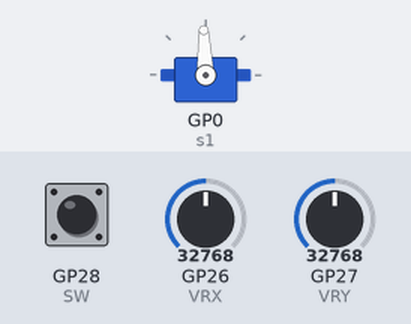
This program was run on a simulated Raspberry Pi Pico running MicroPython. Shown: servo. The test bench sets the inputs (shaded band); at power-on: GP27 (VRY) = 32768, GP26 (VRX) = 32768, GP28 (SW) HIGH (analog values on the 0–65535 scale). Servo angles are drawn from the pulse width (0.5 ms = 0°, 2.5 ms = 180°); what the program prints to the serial console is not drawn.

Above: at 1.2 s.
1.3 s: GP27 (VRY) set to 8448
2.8 s: GP27 (VRY) set to 7312
At 4.7 s:
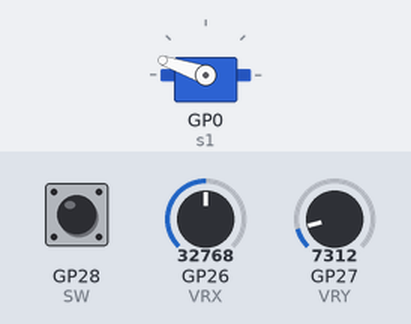
5.2 s: GP26 (VRX) set to 8544
6.7 s: GP26 (VRX) set to 7024
At 7.7 s:
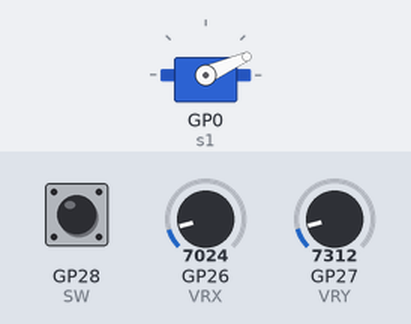
8.2 s: GP26 (VRX) set to 7864
At 8.67 s:
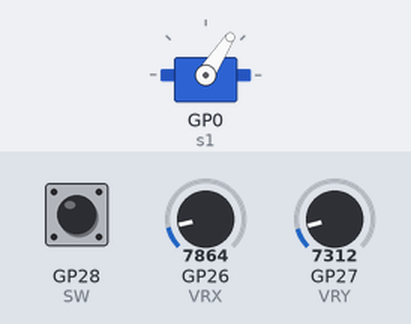
11.2 s: GP26 (VRX) set to 6845
At 12.1 s:
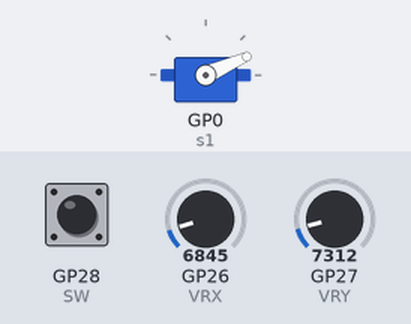
Timing chart, 0 to 13.7 s (numbered marks = the images above; inputs shaded):
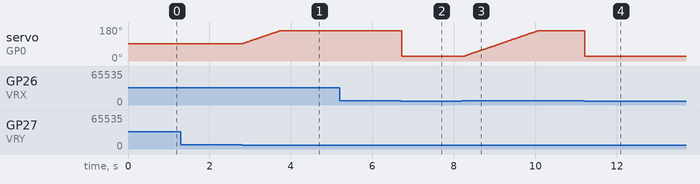

The program:

main.py
```python
from machine import Pin,ADC
from time import sleep
from servo import Servo

s1 = Servo(0)
#joystick
VRX = ADC(Pin(26))
VRY = ADC(Pin(27))
SW = Pin(28,Pin.IN, Pin.PULL_UP)
def Map(x, in_min, in_max, out_min, out_max):
    return (x - in_min) * (out_max - out_min) / (in_max - in_min) + out_min

def servo_Angle(angle):
    s1.goto(round(Map(angle,0,180,0,1024)))

def direction():
    global i
    i = 0
    adc_X=round(Map(VRX.read_u16(),0,65535,0,255))
    adc_Y=round(Map(VRY.read_u16(),0,65535,0,255))
    Switch = SW.value()
    if adc_X <= 30:
        i = 1
    elif adc_X >= 255:
        i = 2
    elif adc_Y >= 255:
        i = 3 # Define left direction
    elif adc_Y <= 30:
        i = 4   # Define right direction
    elif Switch == 0:#and adc_Y ==128:
        i = 5   # Define Button pressed
    elif adc_X - 125 < 15 and adc_X - 125 > -15 and adc_Y -125 < 15 and adc_Y -125 > -15 and Switch == 1:
        i = 0   # Define home location

def loop():
    print('hello')
    num = 90
    while True:
        direction()   # Call the direction judgment function
        servo_Angle(num)
        sleep(0.01)
        if i == 1:
            num = 0
        if i == 2:
            num = 180
        if i == 3:
            num = num - 1
        if num < 0:
            num = 0
        if i == 4:
            num = num + 1
        if num > 180:
            num = 180
        if i==5:
            num = 90

if __name__ == '__main__':
    loop()   # call the loop function
```

servo.py
```python
from machine import Pin, PWM
 
 
class Servo:
    """ A simple class for controlling a 9g servo with the Raspberry Pi Pico.
 
    Attributes:
 
        minVal: An integer denoting the minimum duty value for the servo motor.
 
        maxVal: An integer denoting the maximum duty value for the servo motor.
 
    """
 
    def __init__(self, pin: int or Pin or PWM, minVal=2500, maxVal=7500):
        """ Creates a new Servo Object.
 
        args:
 
            pin (int or machine.Pin or machine.PWM): Either an integer denoting the number of the GPIO pin or an already constructed Pin or PWM object that is connected to the servo.
 
            minVal (int): Optional, denotes the minimum duty value to be used for this servo.
 
            maxVal (int): Optional, denotes the maximum duty value to be used for this servo.
 
        """
 
        if isinstance(pin, int):
            pin = Pin(pin, Pin.OUT)
        if isinstance(pin, Pin):
            self.__pwm = PWM(pin)
        if isinstance(pin, PWM):
            self.__pwm = pin
        self.__pwm.freq(50)
        self.minVal = minVal
        self.maxVal = maxVal
 
    def deinit(self):
        """ Deinitializes the underlying PWM object.
 
        """
        self.__pwm.deinit()
 
    def goto(self, value: int):
        """ Moves the servo to the specified position.
 
        args:
 
            value (int): The position to move to, represented by a value from 0 to 1024 (inclusive).
 
        """
        if value < 0:
            value = 0
        if value > 1024:
            value = 1024
        delta = self.maxVal-self.minVal
        target = int(self.minVal + ((value / 1024) * delta))
        self.__pwm.duty_u16(target)
 
    def middle(self):
        """ Moves the servo to the middle.
        """
        self.goto(512)
 
    def free(self):
        """ Allows the servo to be moved freely.
        """
        self.__pwm.duty_u16(0)
```

Measured:
- the behaviour switches between 7840 and 7824 on GP27 (VRY) (found by bisection; images 0 and 1)
- the behaviour switches between 7840 and 7824 on GP26 (VRX) (found by bisection; images 1 and 2)
- after the input at 1.3 s, every drawn part: stays the same
- after the input at 2.8 s, servo on GP0 (s1): moves from 92° to 161° over 0.92 s, starting at once
- after the input at 5.2 s, every drawn part: stays the same
- after the input at 6.7 s, servo on GP0 (s1): 161° → 24° at once
- after the input at 8.2 s, servo on GP0 (s1): moves from 24° to 161° over 1.8 s, starting at once
- after the input at 11.2 s, servo on GP0 (s1): 161° → 24° at once
